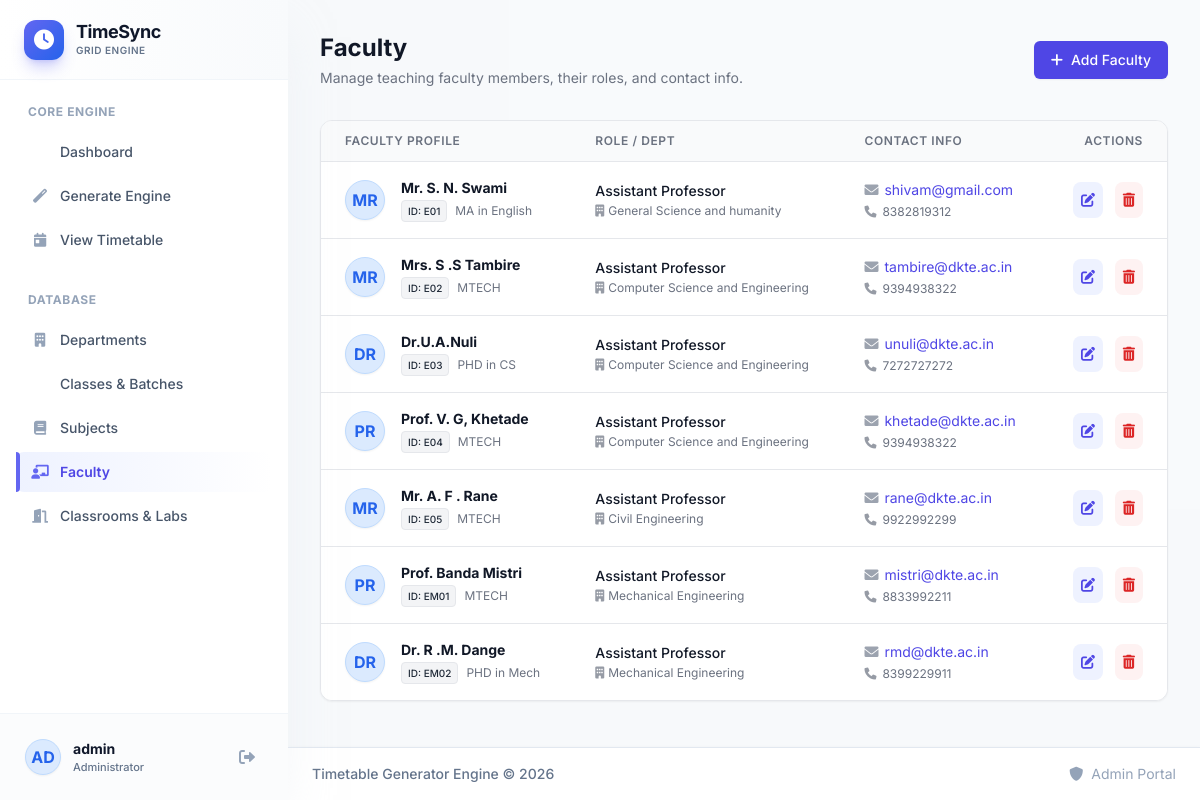
/faculty (signed in), run on an earlier commit of the app's database.
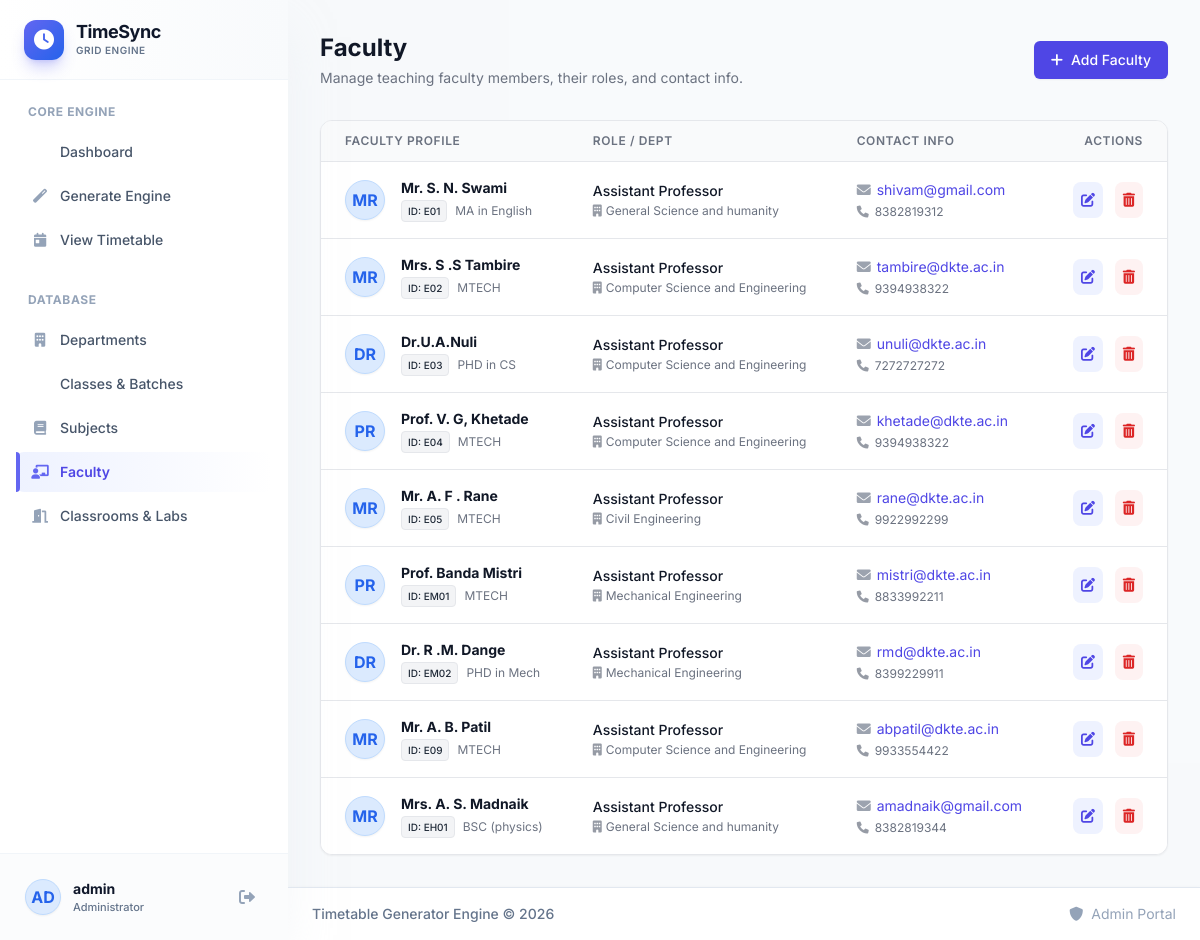
And on a later commit of the database.
### app.py (models this page shows)
class Faculty(db.Model):
    id = db.Column(db.Integer, primary_key=True)
    employee_id = db.Column(db.String(20), unique=True, nullable=False)
    name = db.Column(db.String(100), nullable=False)
    email = db.Column(db.String(120), unique=True, nullable=False)
    phone = db.Column(db.String(15))
    department_id = db.Column(db.Integer, db.ForeignKey('department.id'))
    designation = db.Column(db.String(50))
    qualification = db.Column(db.String(100))
    max_hours_per_day = db.Column(db.Integer, default=4)
    max_hours_per_week = db.Column(db.Integer, default=20)
    availability = db.Column(db.Text, default='{}')  # JSON storing availability per day
    created_at = db.Column(db.DateTime, default=datetime.utcnow)
    class_subjects = db.relationship('ClassSubject', backref='faculty_ref', lazy=True)
    mentored_batches = db.relationship('Batch', backref='mentor', lazy=True)
    timetable_entries = db.relationship('Timetable', backref='faculty_ref', lazy=True)

class Department(db.Model):
    id = db.Column(db.Integer, primary_key=True)
    code = db.Column(db.String(10), unique=True, nullable=False)
    name = db.Column(db.String(100), nullable=False)
    description = db.Column(db.Text)
    created_at = db.Column(db.DateTime, default=datetime.utcnow)
    classes = db.relationship('Class', backref='department', lazy=True)
    faculty = db.relationship('Faculty', backref='department', lazy=True)

### app.py (the view)
@app.route('/faculty')
@login_required
def manage_faculty():
    faculty_list = Faculty.query.all()
    departments = Department.query.all()
    return render_template('faculty.html', faculty_list=faculty_list, departments=departments)

### app.py (called while the page is built)
@login_manager.user_loader
def load_user(user_id):
    return db.session.get(User, int(user_id))

### templates/faculty.html (shortened to what the changed rows need)
{% extends "base.html" %}
{% block content %}
<div class="mb-8 flex flex-col sm:flex-row sm:justify-between sm:items-center gap-4">
    <div>
        <h2 class="text-2xl font-bold text-gray-900">Faculty</h2>
    </div>
</div>
<div class="bg-white rounded-xl shadow-sm border border-gray-200 overflow-hidden">
    {% if faculty_list %}
    <div class="overflow-x-auto">
        <table class="min-w-full divide-y divide-gray-200">
            <thead class="bg-gray-50">
                <tr>
                    <th scope="col" class="px-6 py-3 text-left text-xs font-semibold text-gray-500 uppercase tracking-wider">Faculty Profile</th>
                    <th scope="col" class="px-6 py-3 text-left text-xs font-semibold text-gray-500 uppercase tracking-wider">Role / Dept</th>
                    <th scope="col" class="px-6 py-3 text-left text-xs font-semibold text-gray-500 uppercase tracking-wider hidden sm:table-cell">Contact Info</th>
                    <th scope="col" class="px-6 py-3 text-right text-xs font-semibold text-gray-500 uppercase tracking-wider">Actions</th>
                </tr>
            </thead>
            <tbody class="bg-white divide-y divide-gray-200">
                {% for faculty in faculty_list %}
                <tr class="hover:bg-primary-50 transition-colors duration-150">
                    <td class="px-6 py-4 whitespace-nowrap">
                        <div class="flex items-center">
                            <div class="flex-shrink-0 h-10 w-10 bg-blue-100 text-blue-600 rounded-full flex items-center justify-center font-bold shadow-sm border border-blue-200">
                                {{ faculty.name[:2].upper() }}
                            </div>
                            <div class="ml-4">
                                <div class="text-sm font-bold text-gray-900">{{ faculty.name }}</div>
                                <div class="text-xs text-gray-500 flex items-center mt-0.5">
                                    <span class="inline-flex items-center px-1.5 py-0.5 rounded text-[10px] font-medium bg-gray-100 text-gray-800 border border-gray-200 mr-2">ID: {{ faculty.employee_id }}</span>
                                    {{ faculty.qualification or 'No Qualification Listed' }}
                                </div>
                            </div>
                        </div>
                    </td>
                    <td class="px-6 py-4 whitespace-nowrap">
                        <div class="text-sm text-gray-900 font-medium">{{ faculty.designation or 'Faculty' }}</div>
                        <div class="text-xs text-gray-500 mt-0.5">
                            {% if faculty.department %}
                                <i class="fas fa-building mr-1 opacity-70"></i>{{ faculty.department.name }}
                            {% else %}
                                <i class="fas fa-globe mr-1 opacity-70"></i>Common / No Dept
                            {% endif %}
                        </div>
                    </td>
                    <td class="px-6 py-4 whitespace-nowrap hidden sm:table-cell">
                        <div class="flex flex-col space-y-1">
                            <a href="mailto:{{ faculty.email }}" class="text-sm text-primary-600 hover:text-primary-800 flex items-center group">
                                <i class="fas fa-envelope mr-1.5 text-gray-400 group-hover:text-primary-500"></i>{{ faculty.email }}
                            </a>
                            {% if faculty.phone %}
                            <a href="tel:{{ faculty.phone }}" class="text-xs text-gray-500 hover:text-gray-700 flex items-center">
                                <i class="fas fa-phone mr-1.5 opacity-70"></i>{{ faculty.phone }}
                            </a>
                            {% else %}
                            <span class="text-xs text-gray-400 flex items-center">
                                <i class="fas fa-phone-slash mr-1.5 opacity-50"></i>No Phone
                            </span>
                            {% endif %}
                        </div>
                    </td>
                    <td class="px-6 py-4 whitespace-nowrap text-right text-sm font-medium space-x-2">
                        <button onclick="openEditModal(this)"
                                data-id="{{ faculty.id }}"
                                data-empid="{{ faculty.employee_id }}"
                                data-name="{{ faculty.name }}"
                                data-email="{{ faculty.email }}"
                                data-phone="{{ faculty.phone or '' }}"
                                data-department="{{ faculty.department_id or '' }}"
                                data-designation="{{ faculty.designation or '' }}"
                                data-qualification="{{ faculty.qualification or '' }}"
                                class="text-primary-600 hover:text-primary-900 bg-primary-50 hover:bg-primary-100 p-2 rounded-lg transition-colors">
                            <i class="fas fa-edit"></i>
                        </button>
                        <form action="{{ url_for('delete_faculty', id=faculty.id) }}" method="POST" class="inline" onsubmit="return confirmDelete('Are you sure you want to delete {{ faculty.name }}? This action cannot be undone.');">
                            <button type="submit" class="text-red-600 hover:text-red-900 bg-red-50 hover:bg-red-100 p-2 rounded-lg transition-colors">
                                <i class="fas fa-trash-alt"></i>
                            </button>
                        </form>
                    </td>
                </tr>
                {% endfor %}
            </tbody>
        </table>
    </div>
    {% endif %}
</div>
{% endblock %}

What changed in the data, as far as the page shows it:
added Faculty: name "MR", name "Mr. A. B. Patil", employee_id "E09", qualification "MTECH", designation "Assistant Professor", department.name "Computer Science and Engineering", email "abpatil@dkte.ac.in", phone "9933554422"
added Faculty: name "MR", name "Mrs. A. S. Madnaik", employee_id "EH01", qualification "BSC (physics)", designation "Assistant Professor", department.name "General Science and humanity", email "amadnaik@gmail.com", phone "8382819344"
